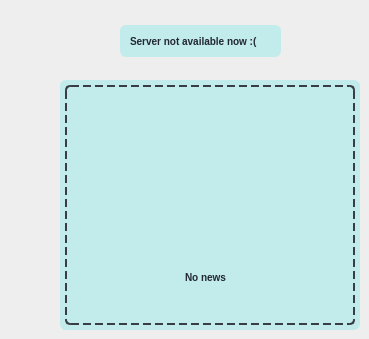
     <widget class="QWidget" name="page_news">
      <property name="styleSheet">
       <string notr="true">.QWidget {
	background-color: #EEEEEE;
}</string>
      </property>
      <widget class="QFrame" name="page_news_news_view_frame">
       <property name="geometry">
        <rect>
         <x>60</x>
         <y>80</y>
         <width>300</width>
         <height>250</height>
        </rect>
       </property>
       <property name="styleSheet">
        <string notr="true">.QFrame {
	border: 1px solid #c2ebec;
	border-radius: 6px;
	background-color: #c2ebec;
}</string>
       </property>
       <property name="frameShape">
        <enum>QFrame::StyledPanel</enum>
       </property>
       <property name="frameShadow">
        <enum>QFrame::Raised</enum>
       </property>
       <widget class="QLabel" name="page_news_view_label">
        <property name="geometry">
         <rect>
          <x>5</x>
          <y>5</y>
          <width>290</width>
          <height>240</height>
         </rect>
        </property>
        <property name="styleSheet">
         <string notr="true">.QLabel {
	border: 2px dashed #393E46;
	border-radius: 5px;
	padding: 80px;
	image: url(:/icons/icons/icons8-no-synchronize-240.png);
}</string>
        </property>
        <property name="text">
         <string/>
        </property>
       </widget>
       <widget class="QLabel" name="page_news_text_label">
        <property name="geometry">
         <rect>
          <x>125</x>
          <y>190</y>
          <width>50</width>
          <height>15</height>
         </rect>
        </property>
        <property name="styleSheet">
         <string notr="true">.QLabel {
	font-size: 10px;
	font-weight: bold;
	text-align: center;
	color: #222831
}</string>
        </property>
        <property name="text">
         <string>No news</string>
        </property>
       </widget>
      </widget>
      <widget class="QFrame" name="page_news_server_status_frame">
       <property name="geometry">
        <rect>
         <x>120</x>
         <y>25</y>
         <width>161</width>
         <height>32</height>
        </rect>
       </property>
       <property name="styleSheet">
        <string notr="true">.QFrame {
	border: 1px solid #c2ebec;
	border-radius: 6px;
	background-color: #c2ebec;
}</string>
       </property>
       <property name="frameShape">
        <enum>QFrame::StyledPanel</enum>
       </property>
       <property name="frameShadow">
        <enum>QFrame::Raised</enum>
       </property>
       <widget class="QLabel" name="page_news_server_status_text_label">
        <property name="geometry">
         <rect>
          <x>10</x>
          <y>8</y>
          <width>141</width>
          <height>16</height>
         </rect>
        </property>
        <property name="styleSheet">
         <string notr="true">.QLabel {
	font-size: 10px;
	font-weight: bold;
	text-align: center;
	color: #222831
}</string>
        </property>
        <property name="text">
         <string>Server not available now :(</string>
        </property>
       </widget>
      </widget>
     </widget>
